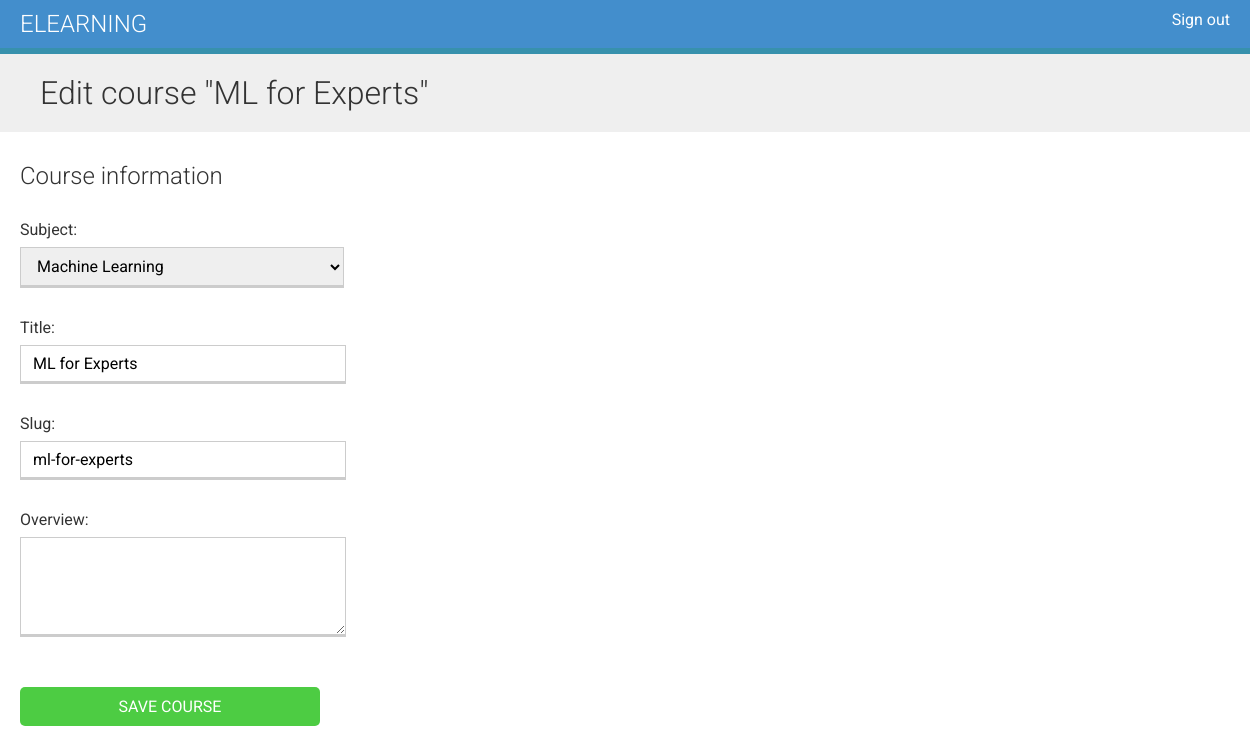
Screenshot of /course/2/update/ (signed in) with the database file from the repository.
### courses/models.py (models this page shows, shortened)
class Course(models.Model):
    instructor = models.ForeignKey(User, related_name='courses_created', on_delete=models.CASCADE)
    subject = models.ForeignKey(Subject, related_name='courses', on_delete=models.CASCADE)
    title = models.CharField(max_length=150)
    slug = models.SlugField(max_length=200, unique=True)
    overview = models.TextField()
    created = models.DateTimeField(auto_now_add=True)
    students = models.ManyToManyField(User, related_name='courses_enrolled', blank=True)
    class Meta:
        ordering = ['-created']

class Subject(models.Model):
    title = models.CharField(max_length=150)
    slug = models.SlugField(max_length=150, unique=True)
    class Meta:
        ordering = ['title']
    def __str__(self):
        return self.title

### courses/views.py (the view)
# urls.py: path('<pk>/update/', CourseUpdateView.as_view(), name='course_update'),
class CourseUpdateView(UserCourseEditMixin, UpdateView):
    permission_required = 'courses.change_course'

### courses/views.py (called while the page is built)
    def get_queryset(self):
        queryset = super().get_queryset()
        return queryset.filter(instructor=self.request.user)

### templates/courses/course_create_update.html (shortened to what this page needs)
{% extends "_base.html" %}
{% block content %}
  <h1>
    {% if object %}
      Edit course "{{ object.title }}"
    {% else %}
      Create a new course
    {% endif %}
  </h1>
  <div class="module">
    <h2>Course information</h2>
    <form method="post">
      {{ form.as_p }}
      <p><input type="submit" value="Save course"></p>
    </form>
  </div>
{% endblock %}

### static/css/base.css (style rules this page uses)
body { margin:0; font-family:'Roboto', sans-serif; font-weight:400; color:#333; }
h1, h2, h3, h4, h5, h6 { font-family:'Roboto', sans-serif; font-weight:300; }
h1 { background:#efefef; width:100%; overflow:auto; padding:20px 0 20px 40px; margin:0; }
.module { padding:10px 20px; float:left; width:600px; }
.module p { margin:10px 0 20px; width:100%; float:left; }
form p { overflow:auto; }
label { float:left; clear:both; margin:0 0 8px 0; }
input, select, textarea { border:1px solid #ccc; border-bottom:3px solid #ccc; padding:8px 12px; font-size:16px; font-family:'Roboto', sans-serif; float:left; clear:both; width:300px; }
textarea { height:80px; }
select { width:324px; }
input[type=submit], a.button { border-radius:5px; background:#4dcc43; color:#fff; font-size:16px; text-transform:uppercase; border:none; padding:10px 20px; margin:20px 0; }

### rows the page displays
Course: title "ML for Experts", subject "Machine Learning", slug "ml-for-experts"
Subject: title "ML for Experts"
